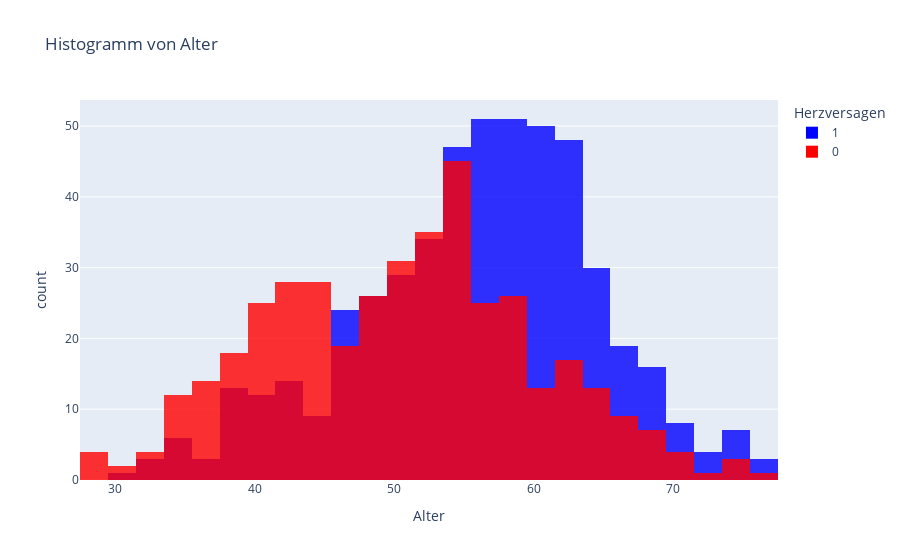
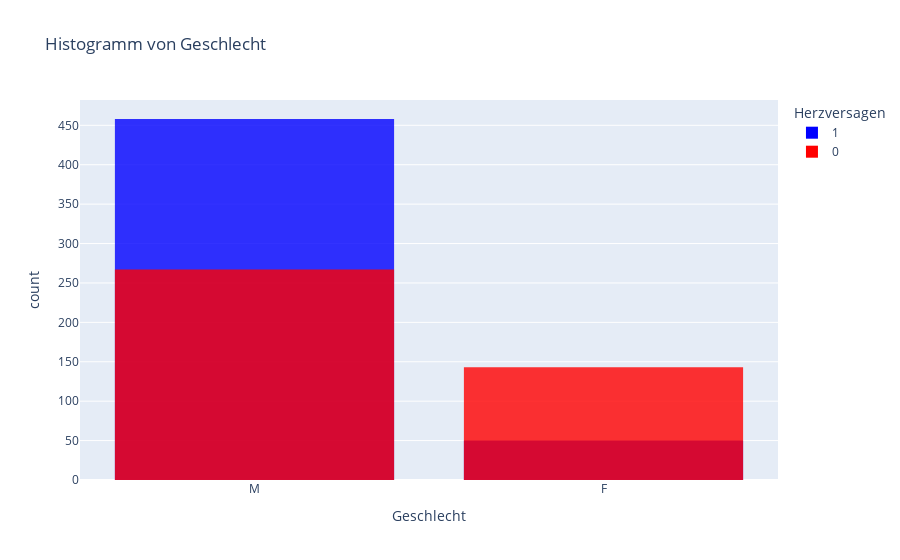
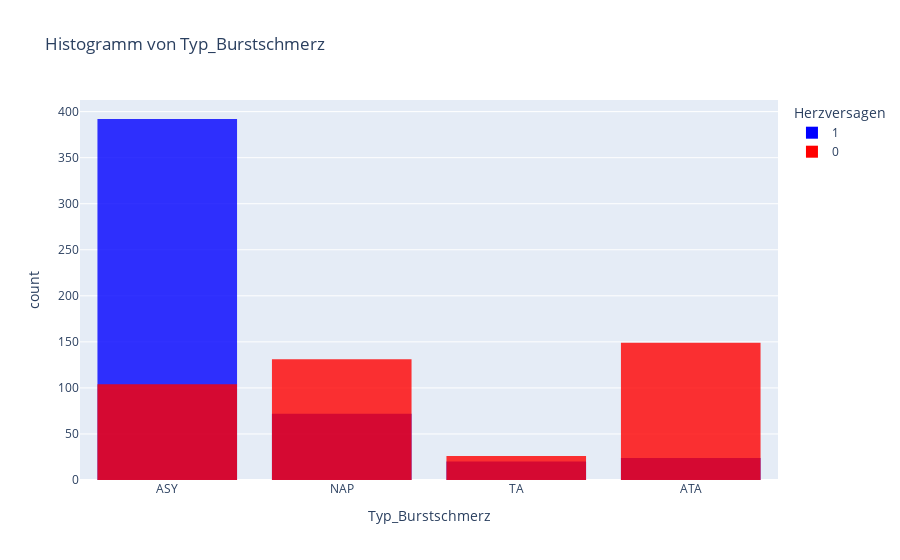
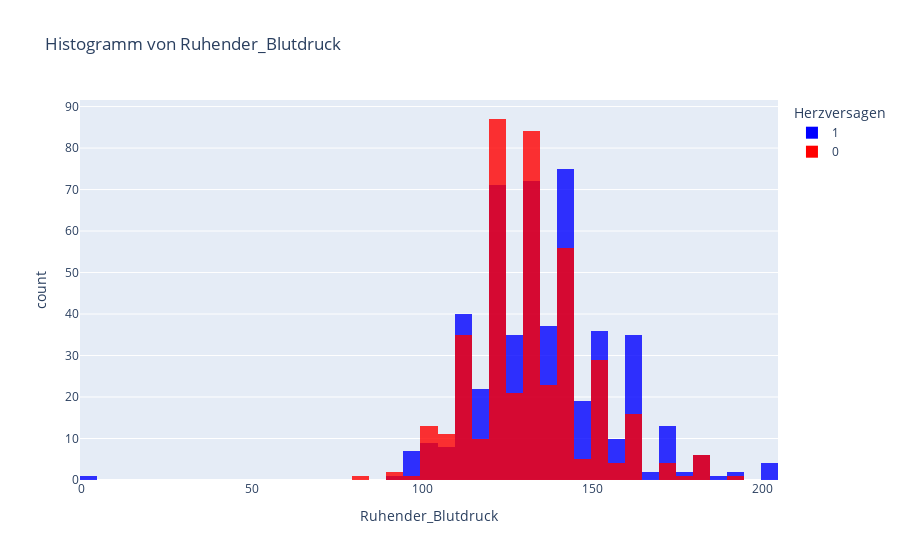

Notebook code cell kept with these figures, in order:
### Markdown cell above
### Verteilung Zielvariable Herzversagen

### Code cell
selected_columns = df.columns[:-1]

# Sortieren Sie den DataFrame, sodass die Werte mit Herzkrankheit = 1 zuerst kommen
df = df.sort_values(by='Herzversagen', ascending=False)

color_map = {0: 'red', 1: 'blue'}  # Rot für 0, Blau für 1

for attribut in selected_columns:
    fig = px.histogram(df, x=attribut, title=f"Histogramm von {attribut}", 
                       color='Herzversagen', opacity=0.8, barmode='overlay',
                       color_discrete_map=color_map)  # Definiere die Farben
    fig.show()

### Figure 1 — Plotly figure (JSON) as saved in the notebook; plotly's stock layout.template omitted (floating-point values rounded to 4 significant figures; data arrays with more than 128 entries replaced by an {"elided": "..."} marker saying what was removed)
{"data": [{"alignmentgroup": "True", "bingroup": "x", "hovertemplate": "Herzversagen=1<br>Alter=%{x}<br>count=%{y}<extra></extra>", "legendgroup": "1", "marker": {"color": "blue", "opacity": 0.8, "pattern": {"shape": ""}}, "name": "1", "offsetgroup": "1", "orientation": "v", "showlegend": true, "type": "histogram", "x": {"elided": "508 int values"}, "xaxis": "x", "yaxis": "y"}, {"alignmentgroup": "True", "bingroup": "x", "hovertemplate": "Herzversagen=0<br>Alter=%{x}<br>count=%{y}<extra></extra>", "legendgroup": "0", "marker": {"color": "red", "opacity": 0.8, "pattern": {"shape": ""}}, "name": "0", "offsetgroup": "0", "orientation": "v", "showlegend": true, "type": "histogram", "x": {"elided": "410 int values"}, "xaxis": "x", "yaxis": "y"}], "layout": {"barmode": "overlay", "legend": {"title": {"text": "Herzversagen"}, "tracegroupgap": 0}, "title": {"text": "Histogramm von Alter"}, "xaxis": {"anchor": "y", "domain": [0, 1], "title": {"text": "Alter"}}, "yaxis": {"anchor": "x", "domain": [0, 1], "title": {"text": "count"}}}}

### Figure 2 — Plotly figure (JSON) as saved in the notebook; plotly's stock layout.template omitted (floating-point values rounded to 4 significant figures; data arrays with more than 128 entries replaced by an {"elided": "..."} marker saying what was removed)
{"data": [{"alignmentgroup": "True", "bingroup": "x", "hovertemplate": "Herzversagen=1<br>Geschlecht=%{x}<br>count=%{y}<extra></extra>", "legendgroup": "1", "marker": {"color": "blue", "opacity": 0.8, "pattern": {"shape": ""}}, "name": "1", "offsetgroup": "1", "orientation": "v", "showlegend": true, "type": "histogram", "x": {"elided": "508 str values"}, "xaxis": "x", "yaxis": "y"}, {"alignmentgroup": "True", "bingroup": "x", "hovertemplate": "Herzversagen=0<br>Geschlecht=%{x}<br>count=%{y}<extra></extra>", "legendgroup": "0", "marker": {"color": "red", "opacity": 0.8, "pattern": {"shape": ""}}, "name": "0", "offsetgroup": "0", "orientation": "v", "showlegend": true, "type": "histogram", "x": {"elided": "410 str values"}, "xaxis": "x", "yaxis": "y"}], "layout": {"barmode": "overlay", "legend": {"title": {"text": "Herzversagen"}, "tracegroupgap": 0}, "title": {"text": "Histogramm von Geschlecht"}, "xaxis": {"anchor": "y", "domain": [0, 1], "title": {"text": "Geschlecht"}}, "yaxis": {"anchor": "x", "domain": [0, 1], "title": {"text": "count"}}}}

### Figure 3 — Plotly figure (JSON) as saved in the notebook; plotly's stock layout.template omitted (floating-point values rounded to 4 significant figures; data arrays with more than 128 entries replaced by an {"elided": "..."} marker saying what was removed)
{"data": [{"alignmentgroup": "True", "bingroup": "x", "hovertemplate": "Herzversagen=1<br>Typ_Burstschmerz=%{x}<br>count=%{y}<extra></extra>", "legendgroup": "1", "marker": {"color": "blue", "opacity": 0.8, "pattern": {"shape": ""}}, "name": "1", "offsetgroup": "1", "orientation": "v", "showlegend": true, "type": "histogram", "x": {"elided": "508 str values"}, "xaxis": "x", "yaxis": "y"}, {"alignmentgroup": "True", "bingroup": "x", "hovertemplate": "Herzversagen=0<br>Typ_Burstschmerz=%{x}<br>count=%{y}<extra></extra>", "legendgroup": "0", "marker": {"color": "red", "opacity": 0.8, "pattern": {"shape": ""}}, "name": "0", "offsetgroup": "0", "orientation": "v", "showlegend": true, "type": "histogram", "x": {"elided": "410 str values"}, "xaxis": "x", "yaxis": "y"}], "layout": {"barmode": "overlay", "legend": {"title": {"text": "Herzversagen"}, "tracegroupgap": 0}, "title": {"text": "Histogramm von Typ_Burstschmerz"}, "xaxis": {"anchor": "y", "domain": [0, 1], "title": {"text": "Typ_Burstschmerz"}}, "yaxis": {"anchor": "x", "domain": [0, 1], "title": {"text": "count"}}}}

### Figure 4 — Plotly figure (JSON) as saved in the notebook; plotly's stock layout.template omitted (floating-point values rounded to 4 significant figures; data arrays with more than 128 entries replaced by an {"elided": "..."} marker saying what was removed)
{"data": [{"alignmentgroup": "True", "bingroup": "x", "hovertemplate": "Herzversagen=1<br>Ruhender_Blutdruck=%{x}<br>count=%{y}<extra></extra>", "legendgroup": "1", "marker": {"color": "blue", "opacity": 0.8, "pattern": {"shape": ""}}, "name": "1", "offsetgroup": "1", "orientation": "v", "showlegend": true, "type": "histogram", "x": {"elided": "508 int values"}, "xaxis": "x", "yaxis": "y"}, {"alignmentgroup": "True", "bingroup": "x", "hovertemplate": "Herzversagen=0<br>Ruhender_Blutdruck=%{x}<br>count=%{y}<extra></extra>", "legendgroup": "0", "marker": {"color": "red", "opacity": 0.8, "pattern": {"shape": ""}}, "name": "0", "offsetgroup": "0", "orientation": "v", "showlegend": true, "type": "histogram", "x": {"elided": "410 int values"}, "xaxis": "x", "yaxis": "y"}], "layout": {"barmode": "overlay", "legend": {"title": {"text": "Herzversagen"}, "tracegroupgap": 0}, "title": {"text": "Histogramm von Ruhender_Blutdruck"}, "xaxis": {"anchor": "y", "domain": [0, 1], "title": {"text": "Ruhender_Blutdruck"}}, "yaxis": {"anchor": "x", "domain": [0, 1], "title": {"text": "count"}}}}
